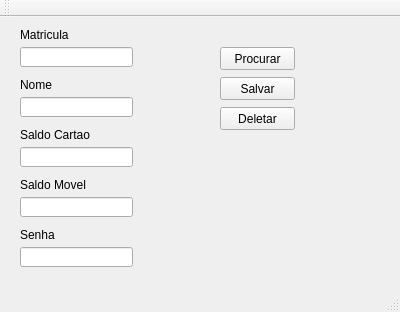
<?xml version="1.0" encoding="UTF-8"?>
<ui version="4.0">
 <class>MainWindow</class>
 <widget class="QMainWindow" name="MainWindow">
  <property name="geometry">
   <rect>
    <x>0</x>
    <y>0</y>
    <width>400</width>
    <height>312</height>
   </rect>
  </property>
  <property name="windowTitle">
   <string>MainWindow</string>
  </property>
  <widget class="QWidget" name="centralWidget">
   <widget class="QLabel" name="label">
    <property name="geometry">
     <rect>
      <x>20</x>
      <y>10</y>
      <width>81</width>
      <height>16</height>
     </rect>
    </property>
    <property name="text">
     <string>Matricula</string>
    </property>
   </widget>
   <widget class="QLineEdit" name="EditMatricula">
    <property name="geometry">
     <rect>
      <x>20</x>
      <y>30</y>
      <width>113</width>
      <height>20</height>
     </rect>
    </property>
   </widget>
   <widget class="QLabel" name="label_2">
    <property name="geometry">
     <rect>
      <x>20</x>
      <y>60</y>
      <width>81</width>
      <height>16</height>
     </rect>
    </property>
    <property name="text">
     <string>Nome</string>
    </property>
   </widget>
   <widget class="QLineEdit" name="EditNome">
    <property name="geometry">
     <rect>
      <x>20</x>
      <y>80</y>
      <width>113</width>
      <height>20</height>
     </rect>
    </property>
   </widget>
   <widget class="QLabel" name="label_3">
    <property name="geometry">
     <rect>
      <x>20</x>
      <y>110</y>
      <width>81</width>
      <height>16</height>
     </rect>
    </property>
    <property name="text">
     <string>Saldo Cartao</string>
    </property>
   </widget>
   <widget class="QLineEdit" name="EditCartao">
    <property name="geometry">
     <rect>
      <x>20</x>
      <y>130</y>
      <width>113</width>
      <height>20</height>
     </rect>
    </property>
   </widget>
   <widget class="QLabel" name="label_4">
    <property name="geometry">
     <rect>
      <x>20</x>
      <y>160</y>
      <width>81</width>
      <height>16</height>
     </rect>
    </property>
    <property name="text">
     <string>Saldo Movel</string>
    </property>
   </widget>
   <widget class="QLineEdit" name="EditMovel">
    <property name="geometry">
     <rect>
      <x>20</x>
      <y>180</y>
      <width>113</width>
      <height>20</height>
     </rect>
    </property>
   </widget>
   <widget class="QPushButton" name="ButtonSearch">
    <property name="geometry">
     <rect>
      <x>220</x>
      <y>30</y>
      <width>75</width>
      <height>23</height>
     </rect>
    </property>
    <property name="text">
     <string>Procurar</string>
    </property>
   </widget>
   <widget class="QPushButton" name="ButtonSalvar">
    <property name="geometry">
     <rect>
      <x>220</x>
      <y>60</y>
      <width>75</width>
      <height>23</height>
     </rect>
    </property>
    <property name="text">
     <string>Salvar</string>
    </property>
   </widget>
   <widget class="QPushButton" name="ButtonDeletar">
    <property name="geometry">
     <rect>
      <x>220</x>
      <y>90</y>
      <width>75</width>
      <height>23</height>
     </rect>
    </property>
    <property name="text">
     <string>Deletar</string>
    </property>
   </widget>
   <widget class="QLabel" name="label_5">
    <property name="geometry">
     <rect>
      <x>20</x>
      <y>210</y>
      <width>81</width>
      <height>16</height>
     </rect>
    </property>
    <property name="text">
     <string>Senha</string>
    </property>
   </widget>
   <widget class="QLineEdit" name="EditSenha">
    <property name="geometry">
     <rect>
      <x>20</x>
      <y>230</y>
      <width>113</width>
      <height>20</height>
     </rect>
    </property>
    <property name="text">
     <string/>
    </property>
   </widget>
  </widget>
  <widget class="QMenuBar" name="menuBar">
   <property name="geometry">
    <rect>
     <x>0</x>
     <y>0</y>
     <width>400</width>
     <height>21</height>
    </rect>
   </property>
  </widget>
  <widget class="QToolBar" name="mainToolBar">
   <attribute name="toolBarArea">
    <enum>TopToolBarArea</enum>
   </attribute>
   <attribute name="toolBarBreak">
    <bool>false</bool>
   </attribute>
  </widget>
  <widget class="QStatusBar" name="statusBar"/>
 </widget>
 <layoutdefault spacing="6" margin="11"/>
 <resources/>
 <connections/>
</ui>
